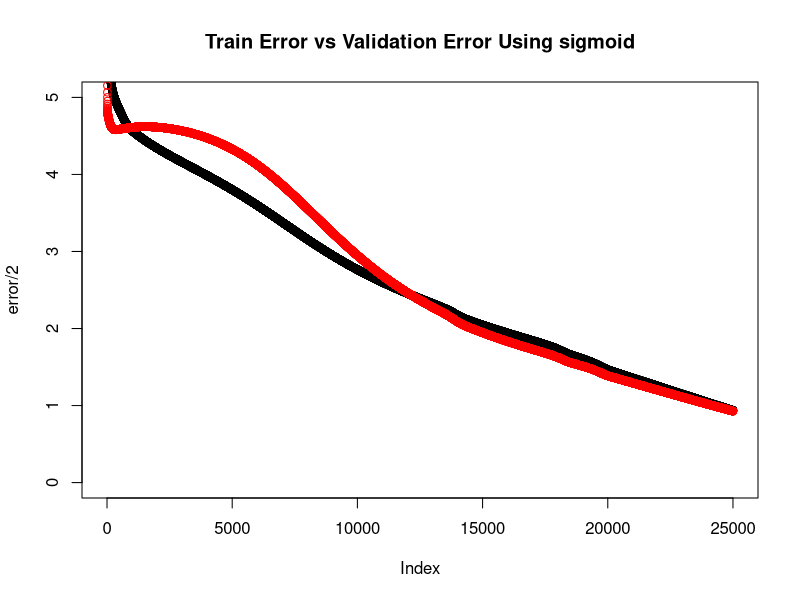
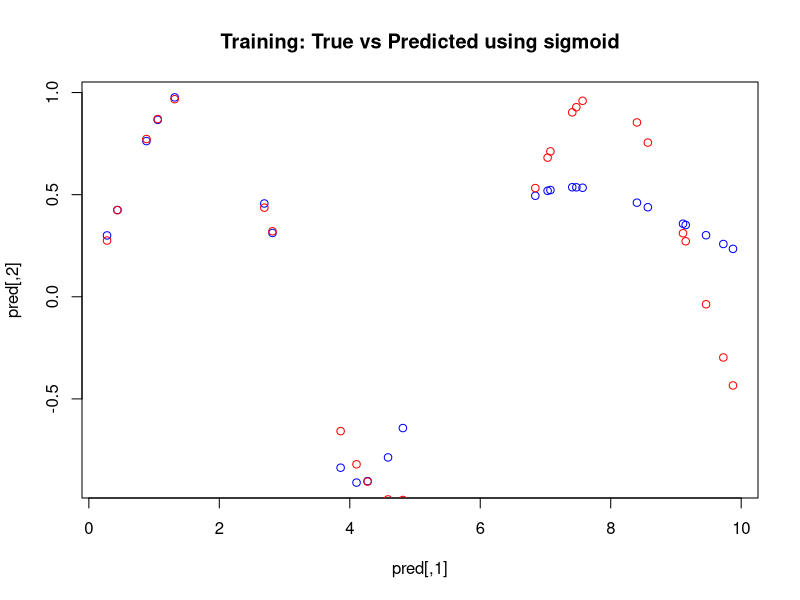
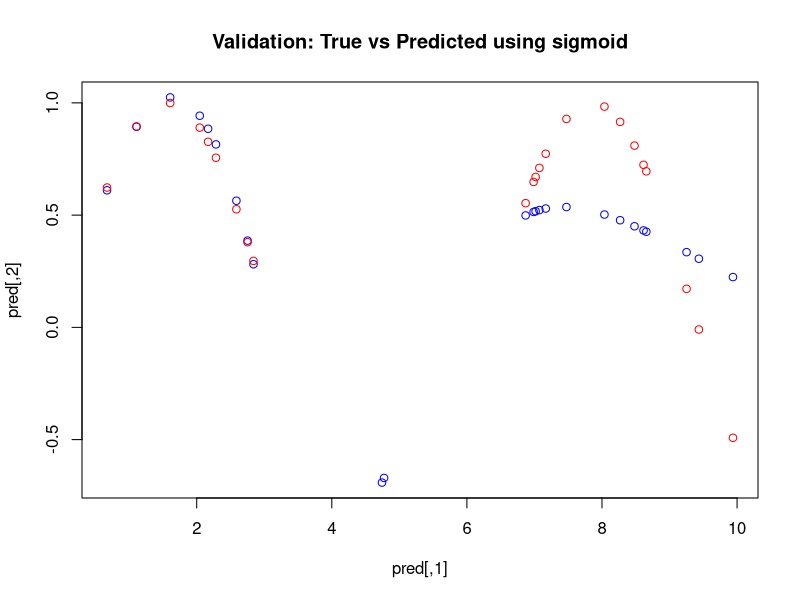
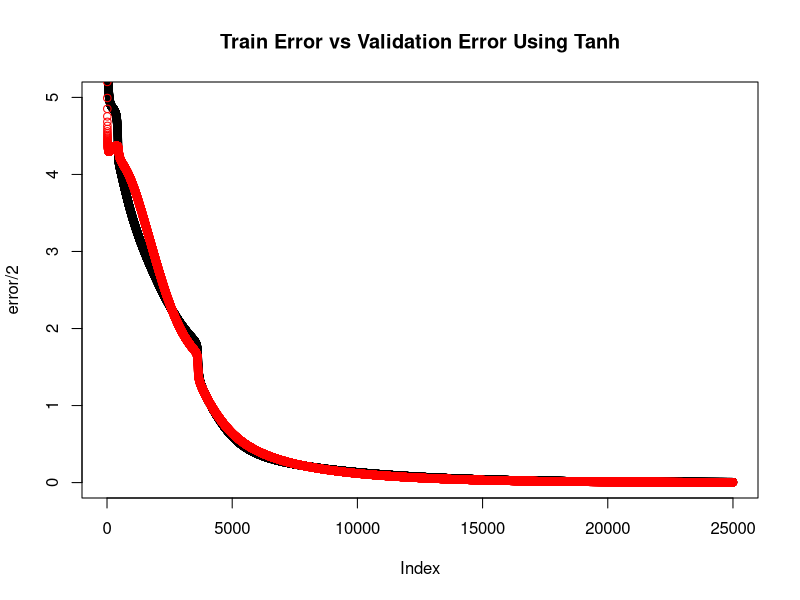
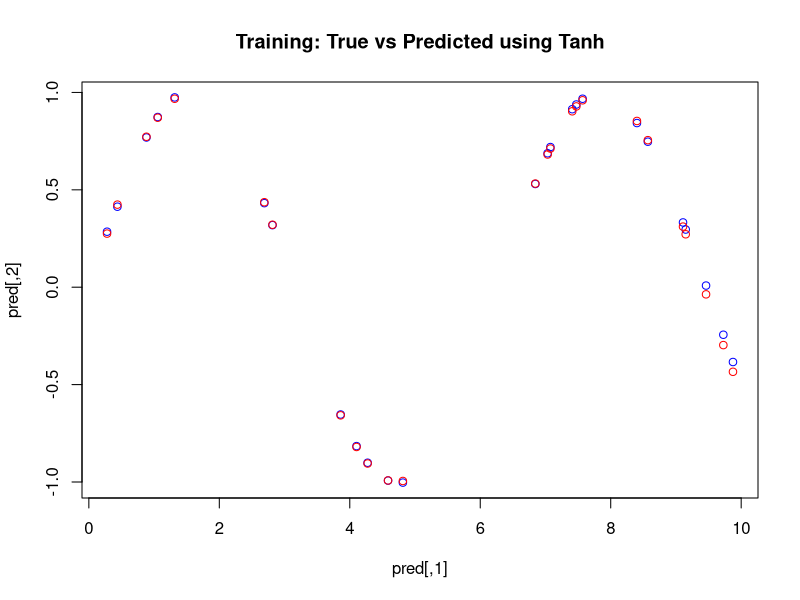
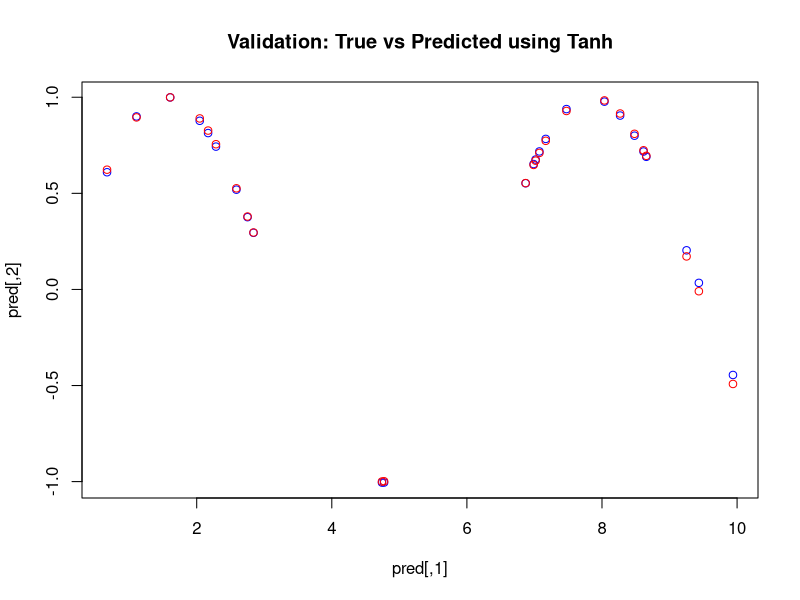

The R source for these figures, in order:
## ---- chunk 1
knitr::opts_chunk$set(echo = TRUE)
## ---- chunk 2
Nnet <- function(a_function){
  
  set.seed(1234567890)
  Var <- runif(50, 0, 10)
  trva <- data.frame(Var, Sin=sin(Var))
  tr <- trva[1:25,] # Training
  va <- trva[26:50,] # Validation
  
  
  # plot(trva)
  # plot(tr)
  # plot(va)
  
  ##  Initializing Variables
  
  w_j <- runif(10, -1, 1) # Input weight
  b_j <- runif(10, -1, 1) # Input Bias
  w_k <- runif(10, -1, 1) # Output weight
  b_k <- runif(1, -1, 1)  # Output bias
  l_rate <- 1/nrow(tr)^2  # learning rate
  n_ite = 25000           # Number of Iterations
  error <- rep(0, n_ite)  # Error in Training
  error_va <- rep(0, n_ite) # Error in Validation
  
  for(i in 1:n_ite) {
  # error computation: Your code here
    
  ## Error Computation for Test
    
  a_j <- (as.matrix(tr$Var))%*% (w_j) + 
    matrix(rep(b_j,nrow(tr)),ncol=length(b_j),byrow=T) # Activations: aj
  
  ## Condition to switch the activation functions
  if (a_function == "sigmoid"){
      
        z_j <- 1/(1+exp(-a_j)) # Equation of Sigmoid function
    
    }else{

        z_j <- tanh(a_j) # Equation of Tanh function
        
    }

  a_k <- (z_j %*% w_k) + 
    matrix(rep(b_k,nrow(tr)),ncol=length(b_k),byrow=T) # Output Activations: ak 

  error[i] <- sum((tr$Sin - as.numeric(a_k))^2) # Least Square Error in test


  ## Error Computation for validation (Same steps as test, used data set va)
  
  a_j <- (as.matrix(va$Var))%*% (w_j) + matrix(rep(b_j,nrow(va)),ncol=length(b_j),byrow=T)

  if (a_function == "sigmoid"){
      
        z_j <- 1/(1+exp(-a_j))
    
    }else{

        z_j <- tanh(a_j)
        
    }

  a_k <- (z_j %*% w_k) + matrix(rep(b_k,nrow(va)),ncol=length(b_k),byrow=T)

  error_va[i] <- sum((va$Sin - as.numeric(a_k))^2)

  #cat("i: ", i, ", error: ", error[i]/2, ", error_va: ", error_va[i]/2, "\n")

  #flush.console()
  
  for(n in 1:nrow(tr)) {
    
    # forward propagation: Your code here

        # Renaming Variables for ease of understanding
        
        w_i <- w_j # Input weight
    
        w_o <- w_k # Output weight
    
        b_i <- b_j  # Input Bias
    
        b_o <- b_k # Output Bias
    
        x <- tr[n,1] # Training data
    
        a_j <-(w_i * x)+ b_i #Input Activations
    
    
      ## Condition to switch the activation functions
      if (a_function == "sigmoid"){
          
            z_j <- 1/(1+exp(-a_j))
        
        }else{
    
            z_j <- tanh(a_j)
            
        }
    
        a_k <- (z_j %*% w_o) + b_o # Output activations
        
    ## End of  Forward Propagation

    # backward propagation: Your code here
        
        y_k <- as.vector(a_k) # For regression output activation is target
    
        delta_k <- (as.numeric(y_k-tr[n,2])) # partial derivative wrt output activation
        
          if (a_function == "sigmoid"){
            
               # Incase of sigmoid function - derivative
               delta_j <-  (z_j * (1-z_j)) *  (w_o * delta_k) # Partial derivative wrt input avtivation
            
          }else{
              
              # Incase of sigmoid function - derivative
              delta_j <-  (1-z_j^2) *  (w_o * delta_k)
    
          }
       
    
        E_wi <-delta_j * x # gradient of input weights
    
        E_wo <- z_j * delta_k # gradient of output weights
    
        w_ni <- w_j - (l_rate * E_wi) # new input weights using stochastic gradient descent method
    
        w_no <- w_k - (l_rate * E_wo) # new output weights
    
        w_j <- w_ni # replace old weights with new weights
    
        w_k <- w_no
    
        b_j <- b_i - (l_rate * delta_j) # new input bias using stochastic gradient descent
        
        b_k <- b_o - (l_rate * delta_k) # new output bias


   }

  }
    
    # print final weights and errors
  cat("Converged Weights and Biases Using ",a_function,"\n")
  cat("Input Weight: ", w_j,"\n")
  cat("Input Bias: ",b_j, "\n")
  cat("Output Weight: ",w_k,"\n")
  cat("Output Bias: ",b_k,"\n")
  
  plot(error/2, ylim=c(0, 5), main = paste0("Train Error vs Validation Error Using ",a_function))
  points(error_va/2, col = "red")
  
  
  # plot prediction on training data
  
  ## predicting the target values using converged weights and biases for training data
  
  a_j <- (as.matrix(tr$Var))%*% (w_j) + matrix(rep(b_j,nrow(tr)),ncol=length(b_j),byrow=T)
  
  if (a_function == "sigmoid"){
      
        z_j <- 1/(1+exp(-a_j))
    
    }else{

        z_j <- tanh(a_j)
        
    }
  
  y_k <- (z_j %*% w_k) + matrix(rep(b_k,nrow(tr)),ncol=length(b_k),byrow=T)
  
  pred <- cbind(tr$Var,y_k)
  
  plot(pred,col="blue",main=paste0("Training: True vs Predicted using ", a_function))
  
  points(tr, col = "red")
  
  # plot prediction on validation data
  
  ## predicting the target values using converged weights and biases for validation data
  a_j <- (as.matrix(va$Var))%*% (w_j) + matrix(rep(b_j,nrow(va)),ncol=length(b_j),byrow=T)
  
  if (a_function == "sigmoid"){
      
        z_j <- 1/(1+exp(-a_j))
    
    }else{

        z_j <- tanh(a_j)
        
    }
  
  y_k <- (z_j %*% w_k) + matrix(rep(b_k,nrow(va)),ncol=length(b_k),byrow=T)
  
  pred <- cbind(va$Var,y_k)
  
  plot(pred,col="blue",main=paste0("Validation: True vs Predicted using ", a_function))
  
  points(va, col = "red")

  
}
## ---- chunk 3
## NN using Sigmoid activation function
Nnet("sigmoid")

## ---- chunk 4
## NN using Tanh activation function
Nnet("Tanh")

